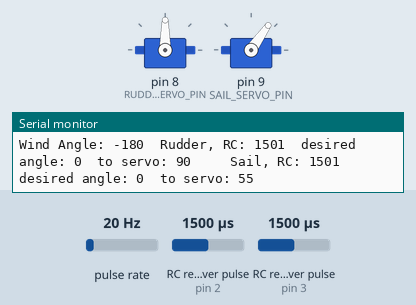
Simulated run of this sketch. Board: Arduino Uno, built with avr-gcc and run on an emulated ATmega328P. Shown: 2 × servo, the last lines printed to the serial monitor. Wiring (inferred from the names in the program): 2 × RC receiver channel: data pin 2 / data pin 3; pulse sensor: data pin 7. The inputs (shaded band) are chosen by the test bench; at power-on: RC receiver pulse (sensors on pin 2, pin 3) 1500 µs, pulse rate 20 Hz.

Above: at 1.2 s.
1.3 s: RC receiver pulse (sensor on pin 2) set to 1250 µs
At 2.4 s:
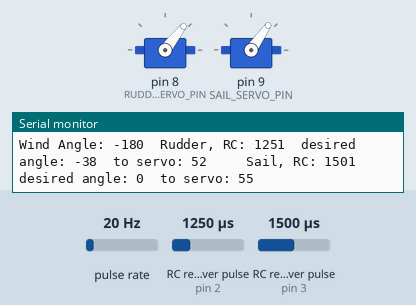
2.8 s: RC receiver pulse (sensor on pin 3) set to 1841 µs
4.3 s: RC receiver pulse (sensor on pin 3) set to 1863 µs
At 5.6 s:
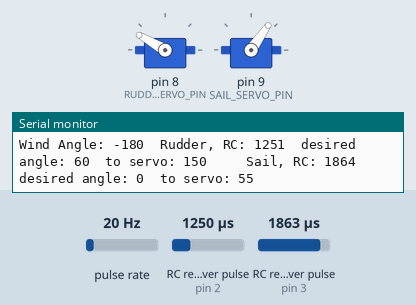
5.9 s: pulse rate (sensor on pin 7) set to 17 Hz
7.4 s: pulse rate (sensor on pin 7) set to 14 Hz
At 8.6 s:
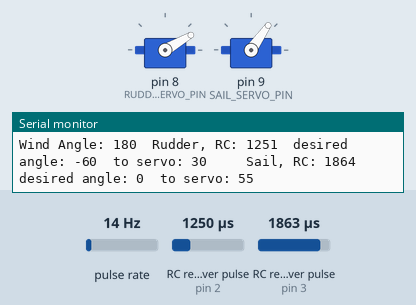
8.9 s: pulse rate (sensor on pin 7) set to 100 Hz
At 9.9 s:
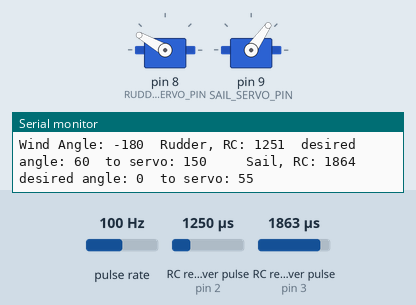
Timing chart, 0 to 11.4 s (numbered marks = the images above; inputs shaded):
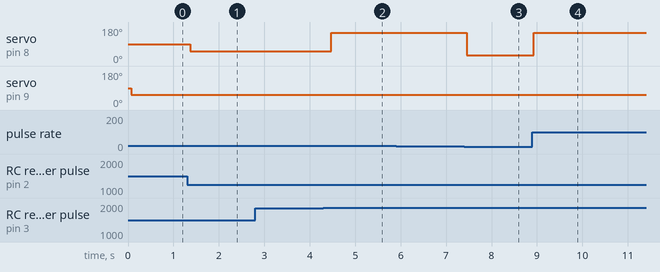

Measured:
- the behaviour switches between 1849 and 1850 µs on RC receiver pulse (sensor on pin 3) (found by bisection; images 1 and 2)
- the behaviour switches between 16 and 15 Hz on pulse rate (sensor on pin 7) (found by bisection; images 2 and 3)
- after the input at 1.3 s, servo on pin 8 (RUDDER_SERVO_PIN): 90° → 52° after 0.08 s
- after the input at 4.3 s, servo on pin 8 (RUDDER_SERVO_PIN): 52° → 150° after 0.18 s
- after the input at 7.4 s, servo on pin 8 (RUDDER_SERVO_PIN): 150° → 30° after 0.06 s
- after the input at 8.9 s, servo on pin 8 (RUDDER_SERVO_PIN): 30° → 150° at once

The sketch:

BoatCodeManeuver.ino
```cpp
/* BoatCodeManAuto - Sample code 9/4/2015
© 2014-2015 RoboSail
This program contains starter code for programming a boat
using information from the Wind Sensor.
For detailed information about getting input from the WindSensor,
input from the RC receiver, and sending output to the Servos,
see these programs: WindSensor and RCPassThroughSimple

Program values are displayed to the Serial Monitor when the
variable "verbose" is set to true.  otherwise set verbose to false.
*/

#include <Servo.h>
boolean verbose = true;  //true calls function for values to be printed to monitor

//determine these values using the hardware test programs and fill in the appropriate values
int RUDDER_HIGH = 1900;   //nominal 2000
int RUDDER_LOW = 1100;    //nominal 1000
int SAIL_HIGH = 2000;    //nominal 2000
int SAIL_LOW = 1000;     //nominal 1000
int WIND_HIGH = 1023;    //nominal 1023

// Pin assignments
int WIND_PIN = 7;
//input pins from receiver
int RUDDER_RC_PIN = 2;
int SAIL_RC_PIN = 3;
// Output pins to the servos
int RUDDER_SERVO_PIN = 8;
int SAIL_SERVO_PIN = 9;
// variables to hold input and output values
int rudderPulseWidth;
int rudderServoOut;
int sailPulseWidth;
int sailServoOut;
//variables for WindSensor
int windAngle = 0;
int windPulseWidth = 0;
int rudderPosition = 0;
int sailPosition = 45;
// define variables for the exercies
boolean automatic = true; // automatic sail & rudder
int POS=90; // desired wind angle
//create servo objects
Servo rudderServo;
Servo sailServo;

void setup() {
  Serial.begin(115200);
  Serial.println("\nRoboSail BoatCode - BoatCodeManAuto");  //write program name here
  // Set RC receiver and WindSensor on digital input pins
  pinMode(RUDDER_RC_PIN, INPUT);
  pinMode(SAIL_RC_PIN, INPUT);
  pinMode(WIND_PIN, INPUT);

  // attach the servos to the proper pins
  rudderServo.attach(RUDDER_SERVO_PIN);
  sailServo.attach(SAIL_SERVO_PIN);
}

void loop() {
//*********** Read in data from the RC receiver and sensors *********
  // Read the command pulse from the RC receiver
  rudderPulseWidth = pulseIn(RUDDER_RC_PIN, HIGH);
  sailPulseWidth = pulseIn(SAIL_RC_PIN, HIGH);
  // Calculate the servo position in degrees.
  sailPosition = map(sailPulseWidth, SAIL_LOW, SAIL_HIGH, 0, 90);
  rudderPosition = map(rudderPulseWidth, RUDDER_LOW, RUDDER_HIGH, -60, 60);

  // Read values from the WindSensor
  windPulseWidth = pulseIn(WIND_PIN, HIGH);
  // Convert the wind angle to degrees from PWM.  Range -180 to +180
  windAngle = map(windPulseWidth, 0, WIND_HIGH, 180, -180);
  windAngle = constrain(windAngle, -180, 180);

//**************** your code here ******************
// calculate your values for rudderPosition and sailPosition in degrees
// and set those variables to the new values.
// If you do not set the values, it will use the values from the Transmitter
// For example, to make the rudder follow the wind angle you would have:
// rudderPosition = windAngle;

///* Class 4 - automatic
sailPosition = (180-abs(windAngle))/2;

if (sailPulseWidth > 1850){automatic=true;}
else {automatic=false;}

if (automatic){
  rudderPosition = min(max((POS-windAngle),-60),60);
}
//*/
///* Class 4 -  maneuver
if (automatic && (rudderPulseWidth < 1200)){
  POS=POS-30;
  delay(1000);
  }
if (automatic && (rudderPulseWidth > 1800)){
  POS=POS+30;
  delay(1000);
  }
//*/
/********************* send commands to motors *************************/
  driveSailServo(sailPosition);
  driveRudderServo(rudderPosition);

  if (verbose) {printToMonitor();}
} //end of loop()

/************Functions to drive Sail and Rudder servos ******************/
 // This code takes in the desired postions for the servos in degrees (as
 // defined in RoboSail) then calculates appropriate values for the servo commands,
 // making sure not to send the servos to impossible positions, which could
 // damage the servo motors.
 // The Rudder servo motor ranges from 0 to 180 with 90 deg in the center
 // The Sailwinch servo is at ~55 deg when full-in, which we think of as 0 deg,
 // and ~125 deg when full out, which we think of as 90 deg

void driveSailServo(int sailPos)
{
  if ((sailPos >= 0) && (sailPos <= 90))  // the command in degrees is valid
  {
    sailServoOut = map(sailPos, 0, 90, 55, 125);
    sailServo.write(sailServoOut);
  }
  else
  {
    Serial.print("ERROR - sail position out of range: ");
    Serial.println(sailPos);
    }
}

void driveRudderServo(int rudderPos)
{
  if ((rudderPos >= -60) && (rudderPos <= 60))
  {
    rudderServoOut = map(rudderPos, -90, 90, 0, 180);
    rudderServo.write(rudderServoOut);
  }
  else
    {
    Serial.print("ERROR - rudder position out of range: ");
    Serial.println(rudderPos);
    }
}

// Function to Print out all values for debug.
void printToMonitor()
{
  Serial.print("Wind Angle: ");
  Serial.print(windAngle);

  Serial.print("  Rudder, RC: ");
  Serial.print(rudderPulseWidth);
   Serial.print("  desired angle: ");
  Serial.print(rudderPosition);
  Serial.print("  to servo: ");
  Serial.print(rudderServoOut);

  Serial.print("     Sail, RC: ");
  Serial.print(sailPulseWidth);
  Serial.print("  desired angle: ");
  Serial.print(sailPosition);
  Serial.print("  to servo: ");
  Serial.print(sailServoOut);

  Serial.print("\n"); // Print a new line
}
```
